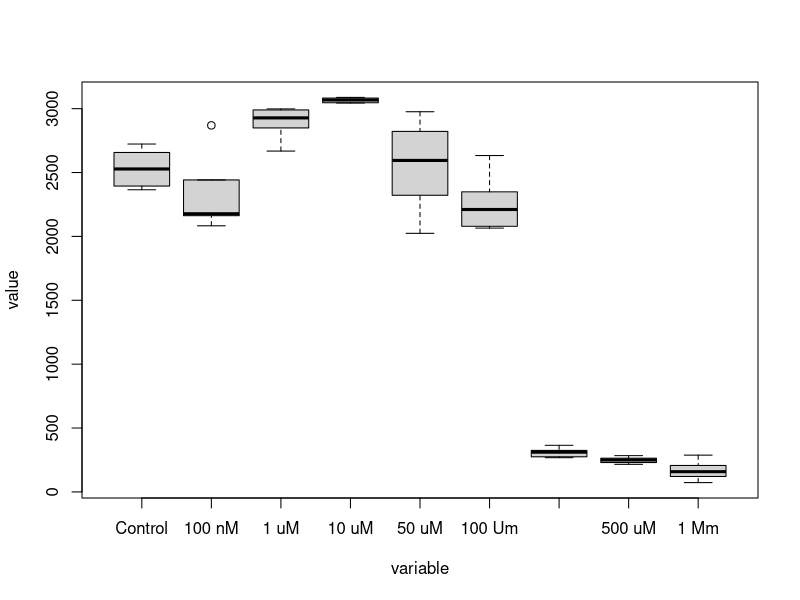
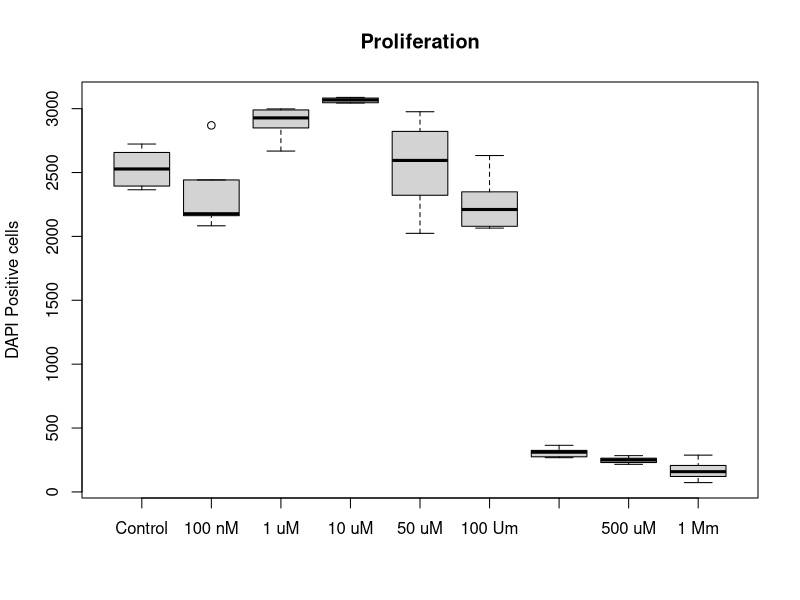
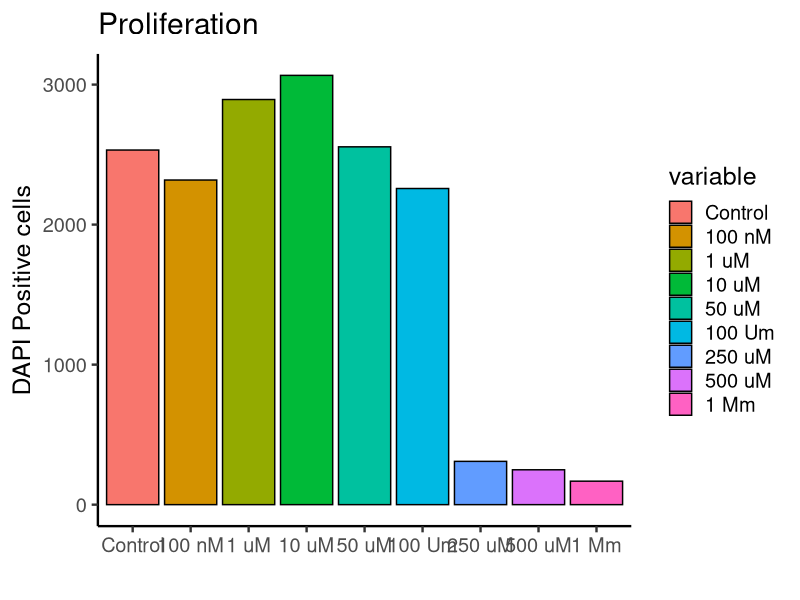
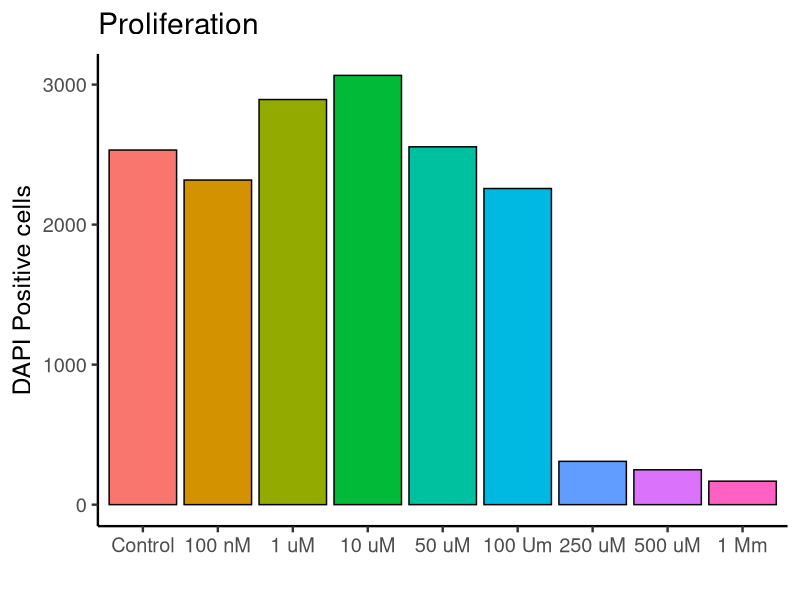
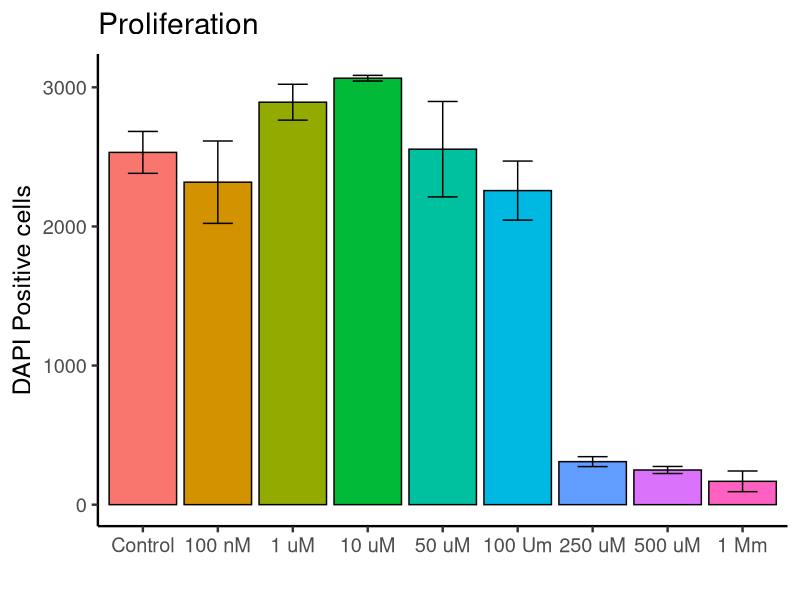
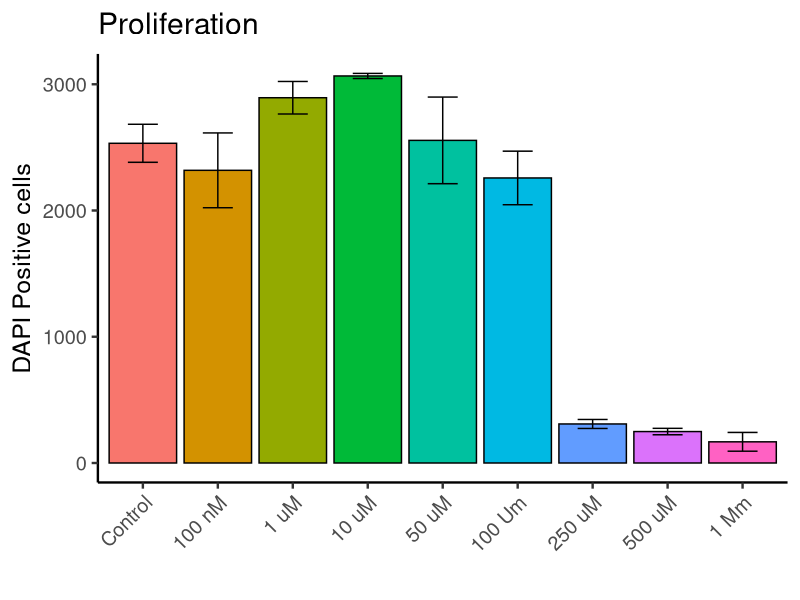

Reproduce these figures in R, in order.
## ---- chunk 1
# Once per machine
#install.packages("forcats") 	# <1>

# Every R session
library(forcats) 							# <2>
## ---- chunk 2
# Import dataset
dat <- read.csv("../data/proliferation.csv") 				# <1>

#rows <- !is.na(dat$value)
#dat <- dat[rows,]

# head shows the top 6 rows of a data frame
head(dat)

# summary shows ranges and types per column
summary(dat)
## ---- chunk 3
# Make variable column into factor (categorical)
dat$variable <- fct_inorder(dat$variable)         # <1>

# Plot time!
plot(dat)
## ---- chunk 4
# main = title
# ylab = text on y-axis
# xlab = text on x-asis
plot(dat, main = "Proliferation", ylab = "DAPI Positive cells", xlab = "")
## ---- chunk 5
# Ones per machine
#install.packages("ggplot2")

# Every R sessoin
library(ggplot2)

ggplot(dat, aes(x = variable, y = value, fill = variable)) + 	# <1>
  geom_bar(fun = "mean", stat = "summary", color = "black") + # <2>
  theme_classic(base_size = 18) + 														# <3>
  labs( 																											# <4>
    title = "Proliferation",
    x = "",
    y = "DAPI Positive cells")
## ---- chunk 6
ggplot(dat, aes(x = variable, y = value, fill = variable)) +
  geom_bar(fun = "mean", stat = "summary", color = "black") +
  theme_classic(base_size = 18) +
  theme(legend.position = "none") + 														# <1>
  labs(
    title = "Proliferation",
    x = "",
    y = "DAPI Positive cells")
## ---- chunk 7
ggplot(dat, aes(x = variable, y = value, fill = variable)) +
  geom_bar(fun = "mean", stat = "summary", color = "black") +
  geom_errorbar(
  	stat = "summary",
    fun.min = function(x) mean(x) - sd(x),  # <1>
    fun.max = function(x) mean(x) + sd(x),  # <2>
    width = 0.4) +                          # <3> 
  theme_classic(base_size = 18) +
  theme(legend.position = "none") +
  labs(
    title = "Proliferation",
    x = "",
    y = "DAPI Positive cells")
## ---- chunk 8
ggplot(dat, aes(x = variable, y = value, fill = variable)) +
  geom_bar(fun = "mean", stat = "summary", color = "black") +
  geom_errorbar(
  	stat = "summary",
    fun.min = function(x) mean(x) - sd(x),
    fun.max = function(x) mean(x) + sd(x),
    width = 0.4) + 
  theme_classic(base_size = 18) +
  theme(
  	legend.position = "none",
  	axis.text.x = element_text(angle = 45, hjust = 1)) + 				# <1>
  labs(
    title = "Proliferation",
    x = "",
    y = "DAPI Positive cells")
## ---- chunk 9
model <- aov(formula = value ~ variable, data = dat)

summary(model)
## ---- chunk 10
results <- TukeyHSD(model)

results
## ---- chunk 11
results$variable
## ---- chunk 12
rownames(results$variable)
## ---- chunk 13
rows <- grep("Control", rownames(results$variable))
rows
## ---- chunk 14
data <- results$variable[rows, ]
## ---- chunk 15
data <- data.frame(data)
## ---- chunk 16
data
## ---- chunk 17
subset(data, p.adj < 0.05)
